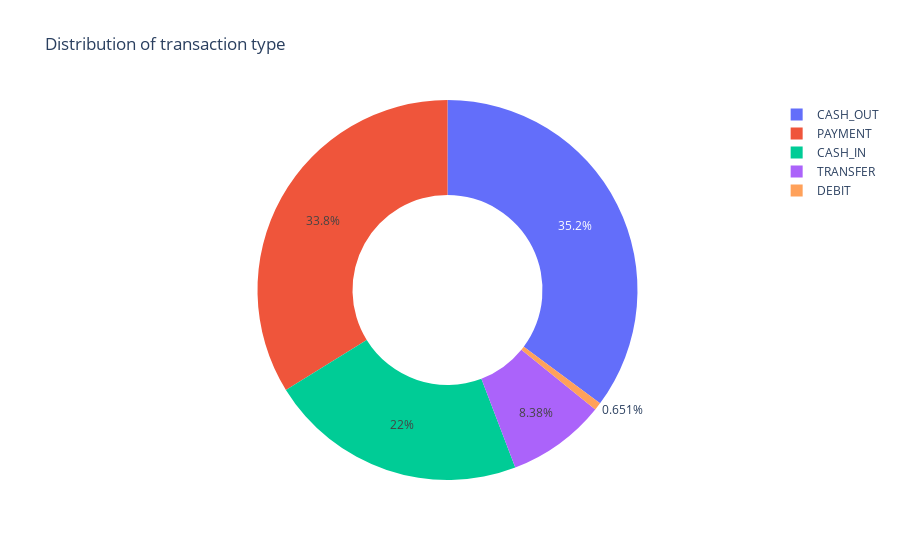

The notebook cell saved with this chart:
### Code cell
px.pie(df,values=quantity,names=trancaction,hole=0.5, title="Distribution of transaction type")

### Figure 1 — Plotly figure (JSON) as saved in the notebook; plotly's stock layout.template omitted (floating-point values rounded to 4 significant figures)
{"data": [{"domain": {"x": [0, 1], "y": [0, 1]}, "hole": 0.5, "hovertemplate": "label=%{label}<br>value=%{value}<extra></extra>", "labels": ["CASH_OUT", "PAYMENT", "CASH_IN", "TRANSFER", "DEBIT"], "legendgroup": "", "name": "", "showlegend": true, "type": "pie", "values": [2237500, 2151495, 1399284, 532909, 41432]}], "layout": {"legend": {"tracegroupgap": 0}, "title": {"text": "Distribution of transaction type"}}}
